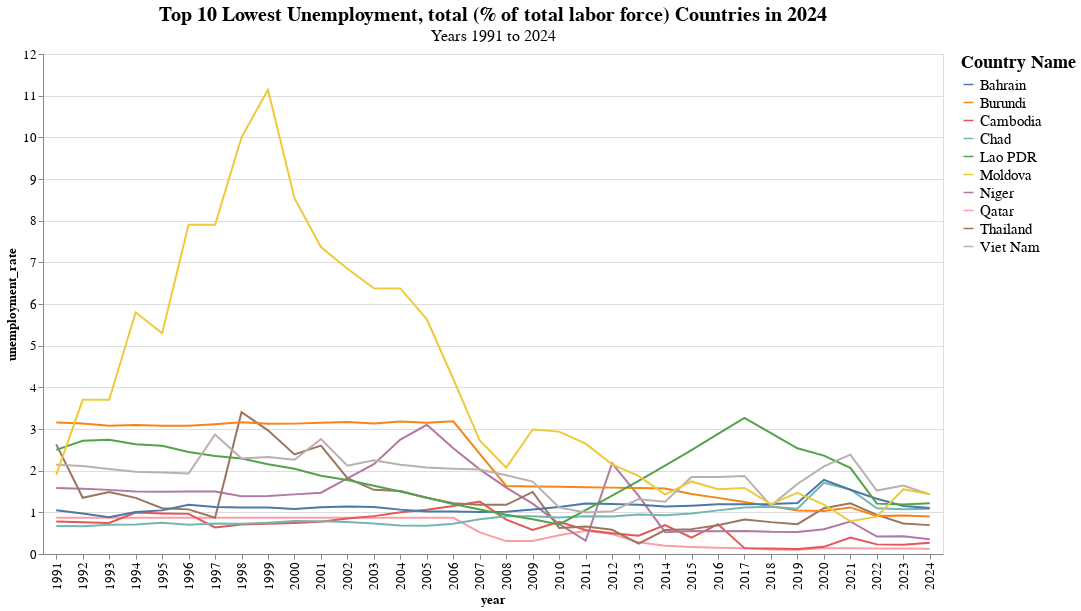

The notebook cell saved with this chart:
### Code cell
top_10_lowest_unemployment_countries_chart

### Figure 1 — Vega-Lite specification as saved in the notebook (floating-point values rounded to 4 significant figures; data arrays with more than 128 entries replaced by an {"elided": "..."} marker saying what was removed)
{"config": {"view": {"continuousWidth": 300, "continuousHeight": 300}, "axis": {"labelFontSize": 13, "titleFontSize": 13}, "legend": {"labelFontSize": 15, "titleFontSize": 18}}, "data": {"name": "data-1b4433e6be0b77a1eee05ef0b7096976"}, "mark": {"type": "line"}, "encoding": {"color": {"field": "Country Name", "type": "nominal"}, "x": {"field": "year", "type": "nominal"}, "y": {"field": "unemployment_rate", "type": "quantitative"}}, "height": 500, "title": {"text": "Top 10 Lowest Unemployment, total (% of total labor force) Countries in 2024", "fontSize": 20, "subtitle": ["Years 1991 to 2024"], "subtitleFontSize": 16}, "width": 900, "$schema": "https://vega.github.io/schema/vega-lite/v5.20.1.json", "datasets": {"data-1b4433e6be0b77a1eee05ef0b7096976": {"elided": "340 records"}}}
